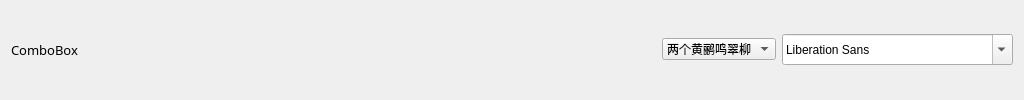
                <widget class="QWidget" name="widget_4" native="true">
                 <layout class="QGridLayout" name="gridLayout_8">
                  <item row="0" column="0">
                   <widget class="QLabel" name="label_4">
                    <property name="font">
                     <font>
                      <family>微软雅黑</family>
                      <pointsize>10</pointsize>
                      <bold>false</bold>
                     </font>
                    </property>
                    <property name="text">
                     <string>ComboBox</string>
                    </property>
                   </widget>
                  </item>
                  <item row="0" column="1">
                   <spacer name="horizontalSpacer_4">
                    <property name="orientation">
                     <enum>Qt::Orientation::Horizontal</enum>
                    </property>
                    <property name="sizeHint" stdset="0">
                     <size>
                      <width>578</width>
                      <height>20</height>
                     </size>
                    </property>
                   </spacer>
                  </item>
                  <item row="0" column="2">
                   <widget class="QComboBox" name="comboBox">
                    <property name="sizePolicy">
                     <sizepolicy hsizetype="Preferred" vsizetype="Fixed">
                      <horstretch>0</horstretch>
                      <verstretch>0</verstretch>
                     </sizepolicy>
                    </property>
                    <property name="minimumSize">
                     <size>
                      <width>0</width>
                      <height>0</height>
                     </size>
                    </property>
                    <property name="frame">
                     <bool>true</bool>
                    </property>
                    <item>
                     <property name="text">
                      <string>两个黄鹂鸣翠柳</string>
                     </property>
                    </item>
                    <item>
                     <property name="text">
                      <string>一行白鹭上青天</string>
                     </property>
                    </item>
                    <item>
                     <property name="text">
                      <string>窗含西岭千秋雪</string>
                     </property>
                    </item>
                    <item>
                     <property name="text">
                      <string>门泊东吴万里船</string>
                     </property>
                    </item>
                   </widget>
                  </item>
                  <item row="0" column="3">
                   <widget class="QFontComboBox" name="fontComboBox">
                    <property name="minimumSize">
                     <size>
                      <width>0</width>
                      <height>31</height>
                     </size>
                    </property>
                   </widget>
                  </item>
                 </layout>
                </widget>
